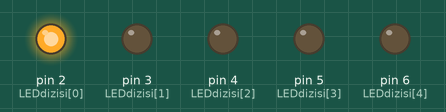
The sketch below on a simulated Arduino Uno, built with avr-gcc and run on an emulated ATmega328P. Shown: output pins drawn as LEDs (lit = HIGH).

Above: at 0.12 s.
At 0.87 s:
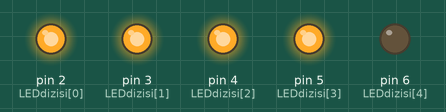
At 1.37 s:
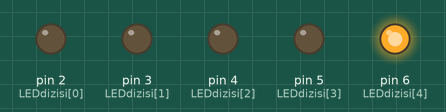
At 2.87 s:
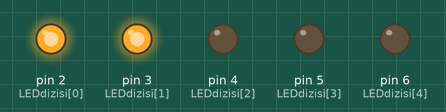
At 4.12 s:
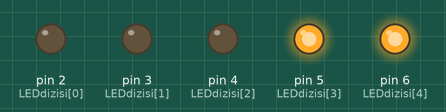
At 5.62 s:
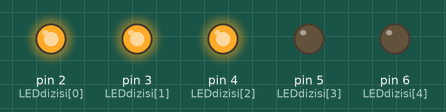
Timing chart, 0 to 5.9 s (numbered marks = the images above):
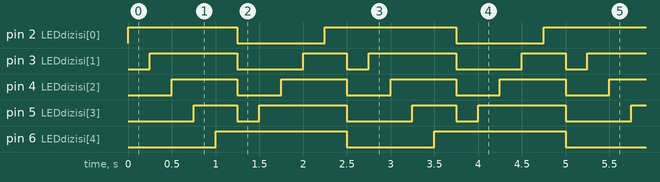

Measured:
- by itself, pin 2 (LEDdizisi[0]): repeats every 2.5 s: LOW 1.0 s, HIGH 1.5 s
- by itself, pin 3 (LEDdizisi[1]): repeats every 2.5 s: LOW 0.75 s, HIGH 0.50 s, LOW 0.25 s, HIGH 1.0 s
- by itself, pin 4 (LEDdizisi[2]): alternates HIGH for 0.75 s and LOW for 0.50 s
- by itself, pin 5 (LEDdizisi[3]): repeats every 2.5 s: LOW 0.25 s, HIGH 1.0 s, LOW 0.75 s, HIGH 0.50 s
- by itself, pin 6 (LEDdizisi[4]): alternates HIGH for 1.5 s and LOW for 1.0 s

The sketch:

sketch_mar20a.ino
```cpp
const int LEDdizisi[] = {2,3,4,5,6};

void setup () {

  for(int i=0; i<5 ;i++)
  {
    pinMode(LEDdizisi[i], OUTPUT);
  }

}

void loop()
{
  for(int i=0; i<5; i++){
    digitalWrite(LEDdizisi[i],HIGH);
    delay(250);
  }
  for(int i=0; i<5; i++)
  {
    digitalWrite(LEDdizisi[i],LOW);

  }

  for(int j=4;j>-1; j--)
  {
    digitalWrite(LEDdizisi[j],HIGH);
    delay(250);
  }
  for(int j=0; j<5; j++)
  {
    digitalWrite(LEDdizisi[j],LOW);
  }
}
```
